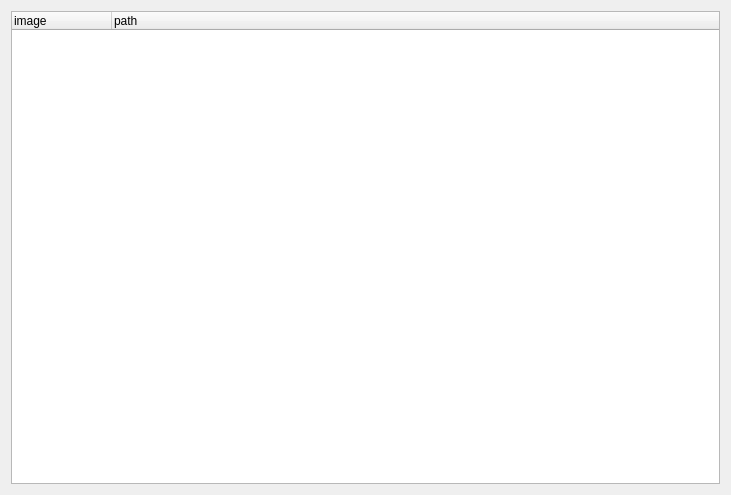
<?xml version="1.0" encoding="UTF-8"?>
<ui version="4.0">
 <class>NBuiltInImageImporter</class>
 <widget class="QDialog" name="NBuiltInImageImporter">
  <property name="geometry">
   <rect>
    <x>0</x>
    <y>0</y>
    <width>731</width>
    <height>495</height>
   </rect>
  </property>
  <property name="windowTitle">
   <string>Dialog</string>
  </property>
  <layout class="QVBoxLayout" name="verticalLayout">
   <item>
    <widget class="QTreeWidget" name="treeWidget">
     <column>
      <property name="text">
       <string>image</string>
      </property>
     </column>
     <column>
      <property name="text">
       <string>path</string>
      </property>
     </column>
    </widget>
   </item>
  </layout>
 </widget>
 <resources/>
 <connections/>
</ui>
